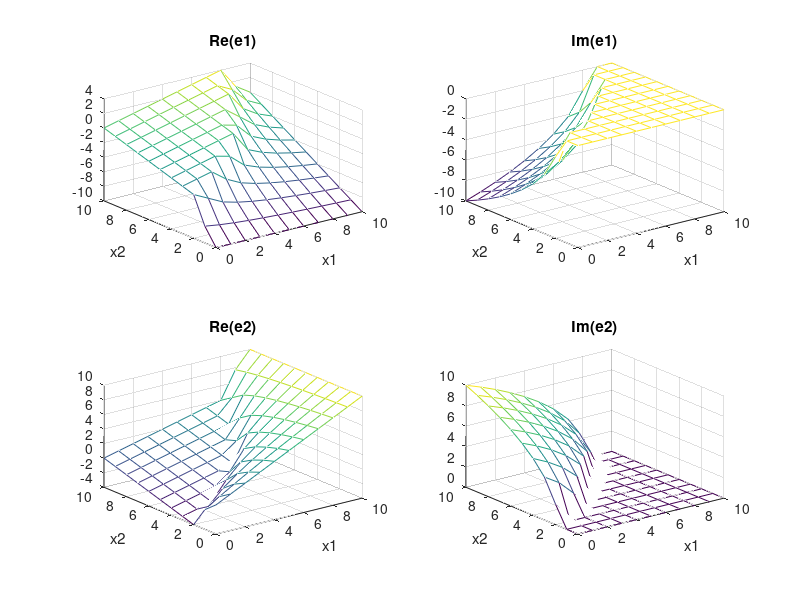

Recreate this plot in MATLAB.
% %% jtraj sandbox
% close all
% xstart = 0;
% xend = 10;
% vzero = 0;
% 
% [Q,QD,QDD] = jtraj(xstart,xend,100,vzero,vzero);
% 
% hold all
% plot(Q)
% plot(QD)
% plot(QDD)
% legend({'Q';'QD';'QDD'})

%% 

L = 10;
x1 = linspace(0,L,100);
x2 = x1;
[x,y] = meshgrid(0:L,0:L);
%for i = 1:length(x1)
    %for j = 1:length(x2)
        %A = [x1(i) x1(i)-L;x2 x2(i)-L];
        %lambda = eig(A);
        e1 = 1/2*(x + y - L - sqrt(L^2 + 2*L*x - 6*L*y+x.^2 + 2*x.*y+y.^2));
        e2 = 1/2*(x + y - L + sqrt(L^2 + 2*L*x - 6*L*y+x.^2 + 2*x.*y+y.^2));
        
        xlessthany = flipud(triu(ones(size(e1)),1));
%    end
%end


% subplot(2,1,1)
% xlabel('x1')
% ylabel('x2')
% plot3(x(xlessthany==1),y(xlessthany==1),real(e1(xlessthany==1)),'.')
% subplot(2,1,2)
% plot3(x(xlessthany==1),y(xlessthany==1),imag(e1(xlessthany==1)),'.')
% xlabel('x1')
% ylabel('x2')

subplot(2,2,1)
mesh(x,y,real(e1))
title('Re(e1)')
xlabel('x1')
ylabel('x2')
subplot(2,2,2)
mesh(x,y,imag(e1))
title('Im(e1)')
xlabel('x1')
ylabel('x2')

subplot(2,2,3)
mesh(x,y,real(e2))
title('Re(e2)')
xlabel('x1')
ylabel('x2')
subplot(2,2,4)
mesh(x,y,imag(e2))
title('Im(e2)')
xlabel('x1')
ylabel('x2')